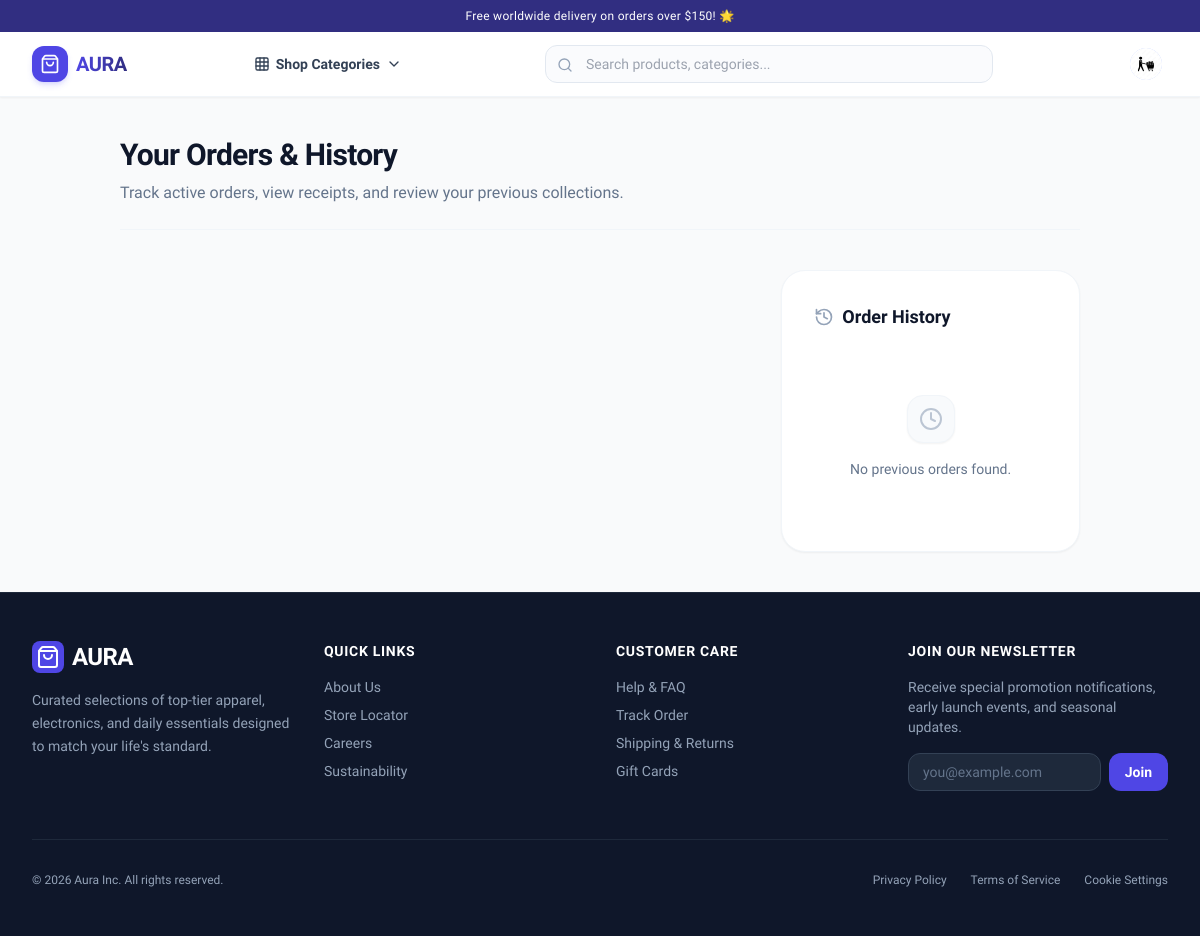
/orders/ordered-items (signed in), run on an earlier commit of the app's database.
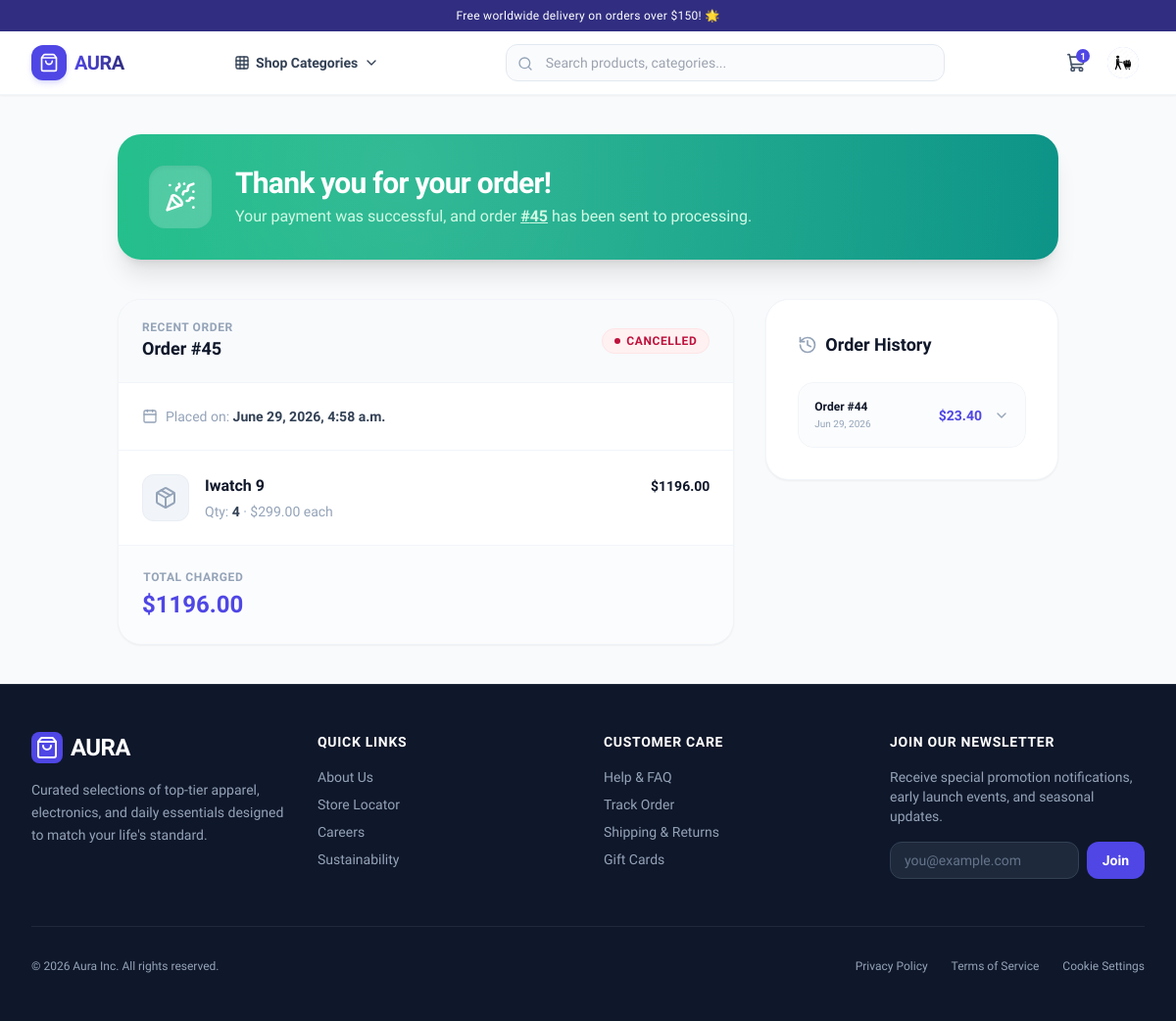
And on a later commit of the database.
### orders/models.py (models this page shows, shortened)
class Order(models.Model):
    STATUS = (
        ('pending', 'Pending'),
        ('shipped' ,'Shipped'),
        ('delivered', 'Delivered'),
        ('cancelled', 'Cancelled')
    )
    user = models.ForeignKey(CustomUser, on_delete=models.CASCADE)
    status = models.CharField(max_length=20, choices=STATUS)
    created_at = models.DateTimeField(auto_now_add=True)
    def get_total_price(self):
        return sum(item.quantity * item.price_at_purchase for item in self.items.all())

class OrderItem(models.Model):
    order = models.ForeignKey(Order, on_delete=models.CASCADE, related_name='items')
    product = models.ForeignKey(Product, on_delete=models.CASCADE)
    quantity = models.IntegerField(default=1)
    price_at_purchase = models.DecimalField(max_digits=20, decimal_places=2)
    def get_subtotal(self):
        return self.quantity * self.price_at_purchase

### products/models.py (models this page shows, shortened)
class Product(models.Model):
    name = models.CharField(max_length=100)
    desc = models.CharField(max_length=500, null=True, blank=True)
    price = models.DecimalField(max_digits=20, decimal_places=2)
    quantity = models.IntegerField(default=0)
    is_active = models.BooleanField(default=True)
    image = models.ImageField(upload_to='products/', null=True, blank=True)
    subcategory = models.ForeignKey(Subcategory, on_delete=models.CASCADE, related_name='products', null=True, blank=True)
    created_at = models.DateTimeField(auto_now_add=True)

### orders/views.py (the view)
# urls.py: path('orders/ordered-items', OrderedItemsView.as_view(), name='order-success'),
class OrderedItemsView(LoginRequiredMixin, View):
    def get(self, request):
        user = request.user
        orders = Order.objects.filter(user=user).prefetch_related('items__product').order_by('-created_at')
        latest_order = orders.first()
        latest_order_total = 0
        if latest_order:
            latest_order_total = sum(
                item.quantity * item.price_at_purchase
                for item in latest_order.items.all()
            )
        context = {
            'orders': orders,
            'latest_order': latest_order,
            'latest_order_total': latest_order_total
        }
        return render(request, 'orders/order-success.html', context)

### products/context_processors.py (called while the page is built)
def categories_processor(request):
    context = {
        'categories': Category.objects.prefetch_related('subcategories').all()
    }
    if request.user.is_authenticated:
        context['saved_count'] = Saved.objects.filter(user=request.user).count()
    return context

### templates/orders/order-success.html (shortened to what the changed rows need)
{% extends 'base.html' %}
{% block content %}
<div class="max-w-5xl mx-auto px-4 sm:px-6 lg:px-8 py-10" x-data="{ activeOrder: null }">
    {% if latest_order %}
    <div class="bg-gradient-to-r from-emerald-500 to-teal-600 rounded-3xl p-8 text-white shadow-xl mb-10 relative overflow-hidden">
        <div class="absolute inset-0 bg-[radial-gradient(circle_at_30%_30%,rgba(255,255,255,0.15),transparent)]"></div>
        <div class="relative z-10 flex flex-col md:flex-row items-center gap-6 text-center md:text-left">
            <div class="w-16 h-16 bg-white/20 backdrop-blur-md rounded-2xl flex items-center justify-center text-white shrink-0 shadow-inner animate-bounce">
                <i data-lucide="party-popper" class="w-8 h-8"></i>
            </div>
            <div>
                <h1 class="text-2xl sm:text-3xl font-extrabold tracking-tight">Thank you for your order!</h1>
                <p class="text-emerald-100 text-sm sm:text-base mt-1">
                    Your payment was successful, and order <span class="font-bold underline">#{{ latest_order.id }}</span> has been sent to processing.
                </p>
            </div>
        </div>
    </div>
    {% else %}
    <div class="border-b border-slate-100 pb-6 mb-10">
        <h1 class="text-3xl font-extrabold tracking-tight text-slate-900">Your Orders & History</h1>
        <p class="text-slate-500 mt-2 text-sm sm:text-base">Track active orders, view receipts, and review your previous collections.</p>
    </div>
    {% endif %}
    <div class="grid grid-cols-1 lg:grid-cols-3 gap-8 items-start">
        <div class="lg:col-span-2 space-y-8">
            {% if latest_order %}
            <div class="bg-white rounded-3xl border border-slate-100 shadow-sm overflow-hidden">
                <div class="bg-slate-50 border-b border-slate-100 px-6 py-5 flex flex-wrap items-center justify-between gap-4">
                    <div>
                        <span class="text-xs font-bold text-slate-400 uppercase tracking-wider block">Recent Order</span>
                        <h2 class="text-lg font-bold text-slate-900 flex items-center gap-2">
                            Order #{{ latest_order.id }}
                        </h2>
                    </div>
                    <span class="inline-flex items-center gap-1.5 px-3 py-1 rounded-full text-xs font-bold tracking-wider uppercase
                    {% if latest_order.status == 'pending' %}
                        bg-amber-50 text-amber-700 border border-amber-100
                    {% elif latest_order.status == 'shipped' %}
                        bg-blue-50 text-blue-700 border border-blue-100
                    {% elif latest_order.status == 'delivered' %}
                        bg-emerald-50 text-emerald-700 border border-emerald-100
                    {% elif latest_order.status == 'cancelled' %}
                        bg-rose-50 text-rose-700 border border-rose-100
                    {% else %}
                        bg-slate-50 text-slate-700 border border-slate-100
                    {% endif %}">
                        <span class="w-1.5 h-1.5 rounded-full bg-current {% if latest_order.status == 'pending' %}animate-pulse{% endif %}"></span>
                        {{ latest_order.get_status_display }}
                    </span>
                </div>
                <div class="p-6 border-b border-slate-100 space-y-4 text-sm text-slate-600">
                    <div class="flex items-center gap-2 text-slate-400">
                        <i data-lucide="calendar" class="w-4 h-4 text-slate-400"></i>
                        <span>Placed on: <strong class="text-slate-700 font-semibold">{{ latest_order.created_at|date:"F j, Y, g:i a" }}</strong></span>
                    </div>
                </div>
                <div class="divide-y divide-slate-100">
                    {% for item in latest_order.items.all %}
                    <div class="p-6 flex items-start gap-4 hover:bg-slate-50/40 transition">
                        <div class="w-12 h-12 bg-slate-100 border border-slate-200/50 rounded-xl flex items-center justify-center text-slate-400 shrink-0">
                            <i data-lucide="package" class="w-6 h-6"></i>
                        </div>
                        <div class="flex-1 min-w-0">
                            <h4 class="font-bold text-slate-900 truncate text-sm sm:text-base">{{ item.product.name }}</h4>
                            <p class="text-xs sm:text-sm text-slate-400 mt-1">
                                Qty: <strong class="text-slate-700">{{ item.quantity }}</strong> &middot; ${{ item.price_at_purchase }} each
                            </p>
                        </div>
                        <div class="text-right shrink-0">
                            <span class="text-sm font-bold text-slate-900">${{ item.get_subtotal|floatformat:2 }}</span>
                        </div>
                    </div>
                    {% empty %}
                    <div class="p-8 text-center text-slate-400">
                        <i data-lucide="inbox" class="w-8 h-8 mx-auto mb-2 opacity-50"></i>
                        <p class="text-sm">No items found in this order.</p>
                    </div>
                    {% endfor %}
                </div>
                <div class="p-6 bg-slate-50/50 border-t border-slate-100 flex flex-col sm:flex-row items-center justify-between gap-4">
                    <div class="text-right w-full sm:w-auto flex justify-between sm:block border-t sm:border-0 pt-4 sm:pt-0 border-slate-200">
                        <span class="text-xs text-slate-400 block sm:mb-1 uppercase tracking-wider font-bold">Total Charged</span>
                        <span class="text-2xl font-black text-brand-600">${{ latest_order_total|floatformat:2 }}</span>
                    </div>
                </div>
            </div>
            {% endif %}
        </div>
        <div class="lg:col-span-1 space-y-6">
            <div class="bg-white rounded-3xl border border-slate-100 p-6 md:p-8 shadow-sm">
                {% if orders.count > 1 or orders.count == 1 and not latest_order %}
                <div class="space-y-4">
                    {% for order in orders %}
                    {% if order != latest_order %}
                    <div class="border border-slate-100 rounded-2xl overflow-hidden transition hover:shadow-sm">
                        <button type="button"
                            @click="activeOrder === {{ order.id }} ? activeOrder = null : activeOrder = {{ order.id }}"
                            class="w-full flex items-center justify-between p-4 bg-slate-50/50 text-left hover:bg-slate-50 transition">
                            <div>
                                <span class="text-xs font-bold text-slate-900 block">Order #{{ order.id }}</span>
                                <span class="text-[10px] text-slate-400 font-medium block mt-0.5">{{ order.created_at|date:"M d, Y" }}</span>
                            </div>
                            <div class="flex items-center gap-3">
                                <span class="text-sm font-extrabold text-brand-600">${{ order.get_total_price|floatformat:2 }}</span>
                                <i data-lucide="chevron-down"
                                    class="w-4 h-4 text-slate-400 transition-transform duration-200"
                                    :class="{'rotate-180': activeOrder === {{ order.id }}}"></i>
                            </div>
                        </button>
                    </div>
                    {% endif %}
                    {% endfor %}
                </div>
                {% else %}
                <div class="text-center py-10">
                    <div class="w-12 h-12 bg-slate-50 text-slate-400 rounded-2xl flex items-center justify-center mx-auto mb-4 border border-slate-100 shadow-sm">
                        <i data-lucide="clock" class="w-6 h-6 opacity-60"></i>
                    </div>
                    <p class="text-sm text-slate-500 font-medium">No previous orders found.</p>
                </div>
                {% endif %}
            </div>
        </div>
    </div>
</div>
{% endblock %}

### templates/base.html (shortened to what the changed rows need)
<!DOCTYPE html>
<html lang="en" class="h-full bg-gray-50">
<head>
    <script src="https://cdn.tailwindcss.com"></script>
</head>
<body class="flex flex-col min-h-full text-slate-800" x-data="{ mobileMenuOpen: false }">
    <header class="sticky top-0 z-40 bg-white/95 backdrop-blur-md border-b border-slate-100 shadow-sm"
        x-data="{ catMenuOpen: false, userMenuOpen: false }">
        <div class="max-w-7xl mx-auto px-4 sm:px-6 lg:px-8">
            <div class="flex items-center justify-between h-16 gap-4">
                <div class="flex items-center gap-2">
                    {% if request.user.is_authenticated and saved_count > 0 %}
                    <a href="{% url 'saved' %}"
                        class="relative p-2 text-slate-600 hover:bg-slate-50 hover:text-brand-600 rounded-lg transition">
                        <i data-lucide="shopping-cart" class="w-5 h-5"></i>
                        <span
                            class="absolute top-1 right-1 bg-brand-600 text-white text-[10px] w-3.5 h-3.5 rounded-full flex items-center justify-center font-bold">
                            {{saved_count}}
                        </span>
                    </a>
                    {% endif %}
                </div>
            </div>
        </div>
    </header>
    <main class="flex-grow">
        {% block content %}{% endblock %}
    </main>
</body>
</html>

What changed in the data, as far as the page shows it:
added Order: id "45", status "CANCELLED", created_at "June 29, 2026, 4:58 a.m."
added OrderItem: product.name "Iwatch 9", quantity "4", price_at_purchase "299.00", get_subtotal "1196.00"
added Order: id "44", created_at "Jun 29, 2026", get_total_price "23.40"
Also different on the page:
{{ saved_count }}: (not shown) → "1"
{{ latest_order_total|floatformat:2 }}: (not shown) → "1196.00"
text no longer shown: "Your Orders & History Track active orders, view receipts, and review your previous collections. No previous orders found."
text now shown: "Thank you for your order! Your payment was successful, and order # has been sent to processing. RECENT ORDER Order # Placed on: TOTAL CHARGED $"
